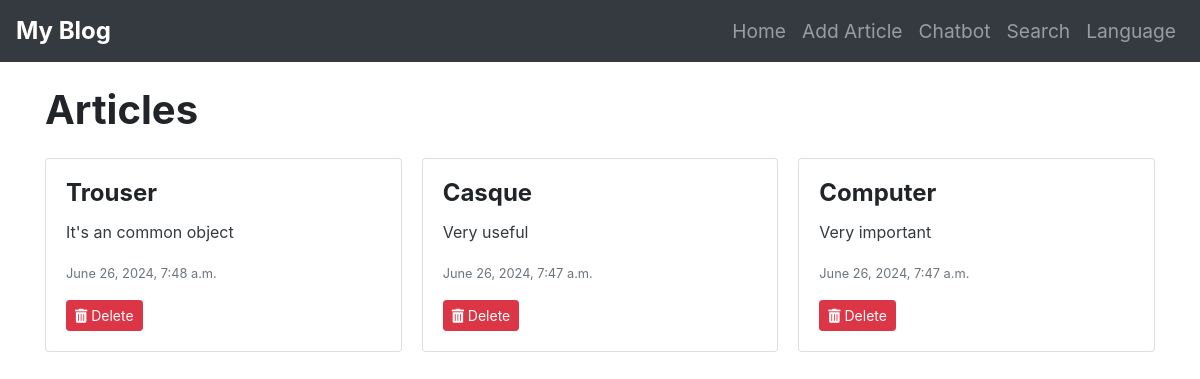
The page / on the database its author committed.
### main/models.py (models this page shows, shortened)
class Article(models.Model):
    title = models.CharField(_('title'), max_length=200)
    content = models.TextField(_('content'))
    publication_date = models.DateTimeField(auto_now_add=True)

### main/views.py (the view)
# urls.py: path('', article_list, name='article_list'),
def article_list(request):
    articles = Article.objects.all().order_by('-publication_date')
    return render(request, 'main/article_liste.html', {'articles': articles})

### main/templates/main/article_liste.html (shortened to what this page needs)
{% extends 'main/base.html' %}
{% load i18n %}
{% block content %}
<h1 class="animate__animated animate__fadeInDown">{% trans "Articles" %}</h1>
<div class="card-columns">
    {% for article in articles %}
    <div class="card animate__animated animate__fadeInUp">
        <div class="card-body">
            <h5 class="card-title">{{ article.title }}</h5>
            <p class="card-text">{{ article.content|slice:":200" }}{% if article.content|length > 200 %}...{% endif %}</p>
            <p class="card-text"><small class="text-muted">{{ article.publication_date }}</small></p>
            <a href="{% url 'delete_article' article.pk %}" class="btn btn-danger btn-sm">
                <i class="fas fa-trash-alt"></i> {% trans "Delete" %}
            </a>
        </div>
    </div>
    {% endfor %}
</div>
{% endblock %}

### main/templates/main/base.html (shortened to what this page needs)
{% load i18n %}
<!DOCTYPE html>
<html lang="{{ LANGUAGE_CODE }}">
<head>
    <link rel="stylesheet" href="https://stackpath.bootstrapcdn.com/bootstrap/4.5.2/css/bootstrap.min.css">
    <link rel="stylesheet" href="https://cdnjs.cloudflare.com/ajax/libs/animate.css/4.1.1/animate.min.css">
    <link rel="stylesheet" href="https://cdnjs.cloudflare.com/ajax/libs/font-awesome/5.15.4/css/all.min.css">
</head>
<body>
    <nav class="navbar navbar-expand-lg navbar-dark bg-dark">
        <a class="navbar-brand" href="{% url 'article_list' %}">{% trans "My Blog" %}</a>
        <div class="collapse navbar-collapse" id="navbarNav">
            <ul class="navbar-nav ml-auto">
                <li class="nav-item">
                    <a class="nav-link" href="{% url 'article_list' %}">{% trans "Home" %}</a>
                </li>
                <li class="nav-item">
                    <a class="nav-link" href="{% url 'add_article' %}">{% trans "Add Article" %}</a>
                </li>
                <li class="nav-item">
                    <a class="nav-link" href="{% url 'chatbot' %}">{% trans "Chatbot" %}</a>
                </li>
                <li class="nav-item">
                    <a class="nav-link" href="{% url 'search' %}">{% trans "Search" %}</a>
                </li>
                <li class="nav-item">
                    <a class="nav-link" href="#" data-toggle="modal" data-target="#languageModal">{% trans "Language" %}</a>
                </li>
            </ul>
        </div>
    </nav>
    <div class="container mt-4">
        {% block content %}{% endblock %}
    </div>
</body>
</html>

### main/templates/main/base.html (style rules this page uses)
.card-columns { column-count: 3; }
.card { margin-bottom: 1.5rem; transition: transform 0.3s ease-in-out, box-shadow 0.3s ease-in-out; }
.card-title { font-size: 1.5rem; font-weight: bold; }
.card-text { font-size: 1rem; color: #343a40; }
.navbar { transition: background-color 0.3s ease-in-out; }
.navbar-brand { font-size: 1.5rem; font-weight: bold; }
.navbar-nav .nav-item .nav-link { font-size: 1.2rem; }
.container h1 { font-size: 2.5rem; font-weight: bold; margin-bottom: 1.5rem; }
.card-body { transition: background-color 0.3s ease-in-out; }

### rows shown on the page
Article: title "Trouser", content "It's an common object", publication_date "June 26, 2024, 7:48 a.m."
Article: title "Casque", content "Very useful", publication_date "June 26, 2024, 7:47 a.m."
Article: title "Computer", content "Very important", publication_date "June 26, 2024, 7:47 a.m."
